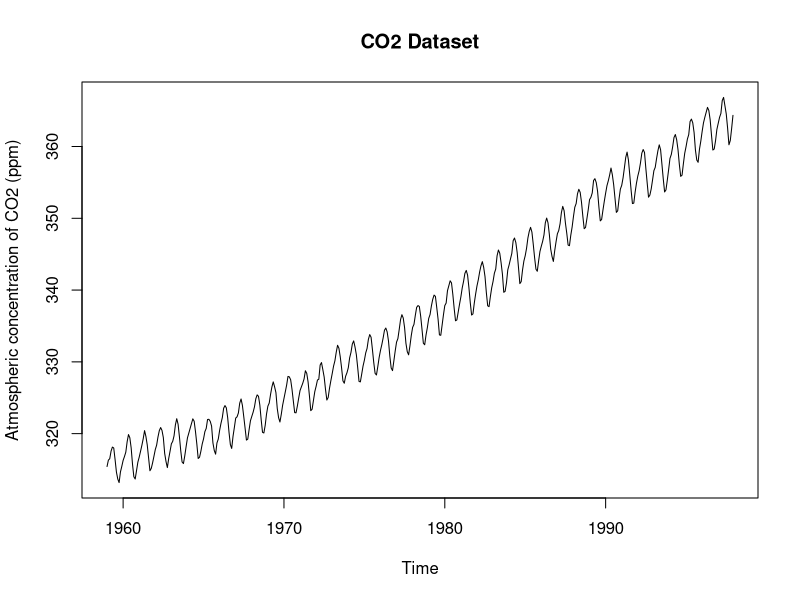

Write the R code that produced this figure.
### Carbon Dioxide Script

# load CO2 data set
co2

# rename the co2 dataset as co2_data
co2_data <- co2

# find the class of co2_data
class(co2_data)

# summary of co2_data
summary(co2_data)

# length of co2_data
length(co2_data)

#plot co2_data
plot(x = co2, ylab = "Atmospheric concentration of CO2 (ppm)", main = "CO2 Dataset")
